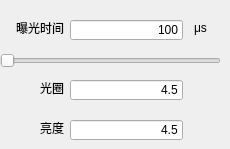
               <widget class="QWidget" name="tab_2">
                <attribute name="title">
                 <string>绿</string>
                </attribute>
                <widget class="QSlider" name="horizontalSlider_ExposureTime_2">
                 <property name="geometry">
                  <rect>
                   <x>0</x>
                   <y>50</y>
                   <width>221</width>
                   <height>22</height>
                  </rect>
                 </property>
                 <property name="maximum">
                  <number>1000000</number>
                 </property>
                 <property name="value">
                  <number>100</number>
                 </property>
                 <property name="orientation">
                  <enum>Qt::Horizontal</enum>
                 </property>
                </widget>
                <widget class="QLineEdit" name="lineEdit_Aperture_3">
                 <property name="geometry">
                  <rect>
                   <x>70</x>
                   <y>80</y>
                   <width>113</width>
                   <height>20</height>
                  </rect>
                 </property>
                 <property name="text">
                  <string>4.5</string>
                 </property>
                 <property name="alignment">
                  <set>Qt::AlignRight|Qt::AlignTrailing|Qt::AlignVCenter</set>
                 </property>
                </widget>
                <widget class="QLabel" name="label_22">
                 <property name="geometry">
                  <rect>
                   <x>10</x>
                   <y>120</y>
                   <width>54</width>
                   <height>16</height>
                  </rect>
                 </property>
                 <property name="text">
                  <string>亮度</string>
                 </property>
                 <property name="alignment">
                  <set>Qt::AlignRight|Qt::AlignTrailing|Qt::AlignVCenter</set>
                 </property>
                </widget>
                <widget class="QLabel" name="label_23">
                 <property name="geometry">
                  <rect>
                   <x>10</x>
                   <y>80</y>
                   <width>54</width>
                   <height>16</height>
                  </rect>
                 </property>
                 <property name="text">
                  <string>光圈</string>
                 </property>
                 <property name="alignment">
                  <set>Qt::AlignRight|Qt::AlignTrailing|Qt::AlignVCenter</set>
                 </property>
                </widget>
                <widget class="QLabel" name="label_19">
                 <property name="geometry">
                  <rect>
                   <x>180</x>
                   <y>20</y>
                   <width>41</width>
                   <height>16</height>
                  </rect>
                 </property>
                 <property name="text">
                  <string>μs</string>
                 </property>
                 <property name="alignment">
                  <set>Qt::AlignCenter</set>
                 </property>
                </widget>
                <widget class="QLineEdit" name="lineEdit_ExposureTime_2">
                 <property name="geometry">
                  <rect>
                   <x>70</x>
                   <y>20</y>
                   <width>113</width>
                   <height>20</height>
                  </rect>
                 </property>
                 <property name="text">
                  <string>100</string>
                 </property>
                 <property name="alignment">
                  <set>Qt::AlignRight|Qt::AlignTrailing|Qt::AlignVCenter</set>
                 </property>
                </widget>
                <widget class="QLabel" name="label_24">
                 <property name="geometry">
                  <rect>
                   <x>10</x>
                   <y>20</y>
                   <width>54</width>
                   <height>16</height>
                  </rect>
                 </property>
                 <property name="text">
                  <string>曝光时间</string>
                 </property>
                 <property name="alignment">
                  <set>Qt::AlignRight|Qt::AlignTrailing|Qt::AlignVCenter</set>
                 </property>
                </widget>
                <widget class="QLineEdit" name="lineEdit_Aperture_4">
                 <property name="geometry">
                  <rect>
                   <x>70</x>
                   <y>120</y>
                   <width>113</width>
                   <height>20</height>
                  </rect>
                 </property>
                 <property name="text">
                  <string>4.5</string>
                 </property>
                 <property name="alignment">
                  <set>Qt::AlignRight|Qt::AlignTrailing|Qt::AlignVCenter</set>
                 </property>
                </widget>
               </widget>
